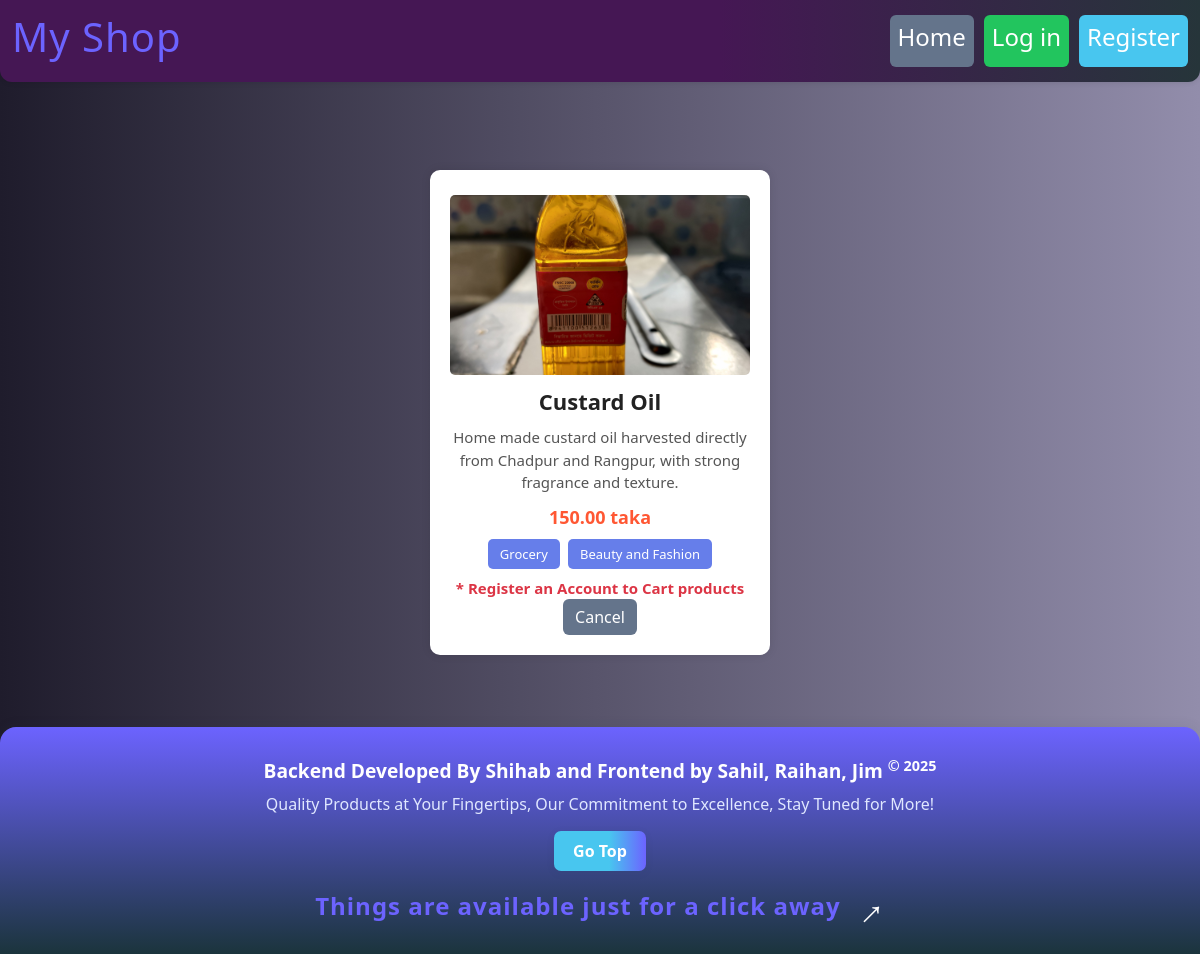
Screenshot of /products/product/3/ with the database file from the repository.
### Products/models.py (models this page shows, shortened)
class Product(models.Model):
    category = models.ManyToManyField(Category)
    title = models.CharField(max_length=100)
    description = models.TextField(max_length=300)
    price = models.DecimalField(max_digits=10, decimal_places=2,default=0.00)
    image = models.ImageField(upload_to='products/', blank=True, null=True)
    cart_user = models.ManyToManyField(User, related_name='cart', blank=True)
    launched_date = models.DateTimeField(auto_now_add=True)

### Categories/models.py (models this page shows, shortened)
class Category(models.Model):
    category = models.CharField(max_length=100)
    slug = models.SlugField(max_length=100,null=True,blank=True, unique=True)

### Products/views.py (the view)
# urls.py: path('product/<int:id>/', ProductDetailView.as_view(), name='product_details'),
class ProductDetailView(DetailView):
    model = Product
    pk_url_kwarg = 'id'
    template_name = 'product_detail.html'
    context_object_name = 'product'

### Products/templates/product_detail.html (shortened to what this page needs)
{% extends "base.html" %}
{% block content %}
<div class="product-card">
  {% if product.image %}
    <img src="{{ product.image.url }}" alt="product image">
  {% else %}
    <img src="#" alt="No image" style="height:180px; border-radius:5px;">
  {% endif %}
  <div class="product-title">{{ product.title }}</div>
  <div class="product-desc">{{ product.description }}</div>
  <div class="product-price">{{ product.price }} taka</div>
  <div class="product-categories">
    {% for c in product.category.all %}
      <span class="category-btn">{{ c.category }}</span>
    {% endfor %}
  </div>
  <div class="product-actions">
    {% if user.is_authenticated %}
      <a class="btn btn-warning" href="{% url 'add_to_cart' product.id %}">Add to Cart</a>
      <a class="btn btn-secondary" href="#">Buy Now</a>
    {% else %}
      <strong class="text-danger">* Register an Account to Cart products</strong>
    {% endif %}
  </div>
  <a class="btn btn-secondary" href="{% url 'home' %}">Cancel</a>
</div>
{% endblock %}

### static/css/style.css (style rules this page uses)
html, body { height: auto !important; margin: 0; font-family: 'Segoe UI', 'Roboto', Arial, sans-serif; background: linear-gradient(120deg, #f6f7fb 0%, #e0c3fc 100%); color: #222; }
body { background: linear-gradient(to right, #1f1c2c, #928dab); }
.btn-secondary { background: #64748b; color: #fff; border: none; }

### Products/templates/product_detail.html (style rules this page uses)
.product-card { background: white; width: 340px; margin: 40px auto; padding: 25px 20px 20px 20px; border-radius: 10px; box-shadow: 0 0 10px rgba(0,0,0,0.1); text-align: center; }
.product-card img { width: 100%; height: 180px; object-fit: cover; border-radius: 5px; margin-bottom: 10px; }
.product-title { font-size: 22px; font-weight: bold; margin-bottom: 8px; color: #222; }
.product-desc { font-size: 15px; color: #555; margin-bottom: 10px; }
.product-price { color: #FF5733; font-weight: bold; font-size: 18px; margin: 10px 0; }
.product-categories { margin-bottom: 12px; }
.category-btn { padding: 6px 12px; background: #667eea; color: white; border: none; border-radius: 5px; font-size: 13px; margin: 2px; cursor: default; }
.product-card strong.text-danger { display: block; margin-top: 10px; color: #e63946; font-size: 15px; }

### rows the page displays
Product: image (picture), title "Custard Oil", description "Home made custard oil harvested directly from Chadpur and Rangpur, with strong fragrance and texture.", price "150.00"
Category: category "Grocery"
Category: category "Beauty and Fashion"
